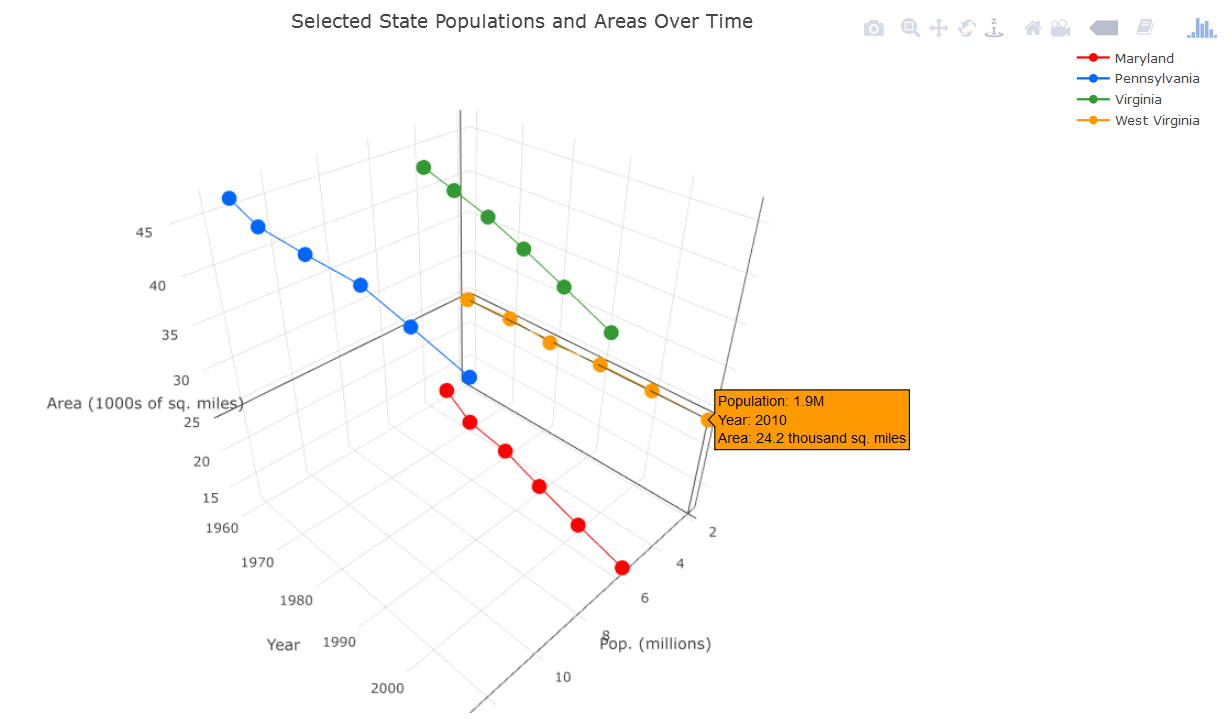

Write R code to recreate this figure.
# This script creates a 3 dimensional scatter plot using (a subset of) 'census_data.csv'.

# A description of 'census_data.csv' can be found in 'census_data_scrape_and_process.R'.
# To avoid an overwhelming plot, I will be using a subset of 'census_data.csv' consisting of
# observations for 4 states (Maryland, Pennsylvania, Virginia, and West Virginia) in 2010.

# Load packages.
library(data.table)
library(plotly)

# Load data.
# Note that the data is located in the 'visualizations' folder, NOT the 'ggplot' folder.
census_data = data.table(read.csv('census_data.csv', 
                                  header = T, 
                                  stringsAsFactors = F, 
                                  check.names = F))

#####
# SUBSET/PROCESS DATA.

  # Specify states of interest.
  states = c('Maryland', 'Pennsylvania', 'Virginia', 'West Virginia')

  # Subset data.
  census_subset = census_data[Name %in% states]

  # Divide population values by 1000000 for easier graph viewing.
  census_subset$`1960` = census_subset$`1960` / 1000000
  census_subset$`1970` = census_subset$`1970` / 1000000
  census_subset$`1980` = census_subset$`1980` / 1000000
  census_subset$`1990` = census_subset$`1990` / 1000000
  census_subset$`2000` = census_subset$`2000` / 1000000
  census_subset$`2010` = census_subset$`2010` / 1000000
  
  # Divide area values by 1000 for easier graph viewing.
  census_subset$`Area (sq. miles)` = census_subset$`Area (sq. miles)` / 1000
  
  # Keep state areas in separate data frame and rename columns.
  areas = census_subset[, .(Name, `Area (sq. miles)`)]
  setnames(areas, 
           names(areas), 
           c('State', 'Area (sq. miles)'))
  
  # Remove 'Area (sq. miles) from 'census_subset' to allow melt.
  census_subset$`Area (sq. miles)` = NULL
    
  # Melt 'census_subset' to allow 3 dimensional plot and rename columns.
  census_subset = melt(census_subset, 
                       id = 'Name')
  setnames(census_subset, 
           names(census_subset), 
           c('State', 'Year', 'Population'))
  
  # Add 'areas' to 'census_subset'.
  census_subset = merge(census_subset, 
                        areas, 
                        by = 'State')
  
  # Change 'census_subset$Year' to character vector.
  census_subset$Year = as.character(census_subset$Year)
  
  # Add 'colors' column.
  # Each state gets a color which will be that state's color in the plot.
  census_subset$colors = ifelse(census_subset$State == 'Maryland', 'blue', 
                                ifelse(census_subset$State == 'Pennsylvania', 'red', 
                                       ifelse(census_subset$State == 'Virginia', 'green', 'orange')))
  
  # Add a 'shape_number' column.
  # Each state gets a number which will correspond to that state's shape in the plot.
  census_subset$shape_number = ifelse(census_subset$State == 'Maryland', 15, 
                                      ifelse(census_subset$State == 'Pennsylvania', 16, 
                                             ifelse(census_subset$State == 'Virginia', 17, 18)))

#####
# PLOT DATA.

  # Create plot.
  plot_ly(data = census_subset, 
          x = ~Population, 
          y = ~Year, 
          z = ~`Area (sq. miles)`, 
          color = ~State, 
          colors = c('#ff0000', '#0066ff', '#339933', '#ff9900'), 
          type = 'scatter3d', 
          mode = 'lines+markers', 
          hoverinfo = 'text', 
          text = ~paste0('Population: ', 
                         round(census_subset$Population, 1), 
                         'M', 
                         '<br>', 
                         'Year: ', 
                         census_subset$Year, 
                         '<br>', 
                         'Area: ',
                         round(census_subset$`Area (sq. miles)`, 1), 
                         ' thousand sq. miles')) %>% 
      layout(title = 'Selected State Populations and Areas Over Time', 
             scene = list(xaxis = list(title = 'Pop. (millions)'), 
                          yaxis = list(title = 'Year'), 
                          zaxis = list(title = 'Area (1000s of sq. miles)')))
